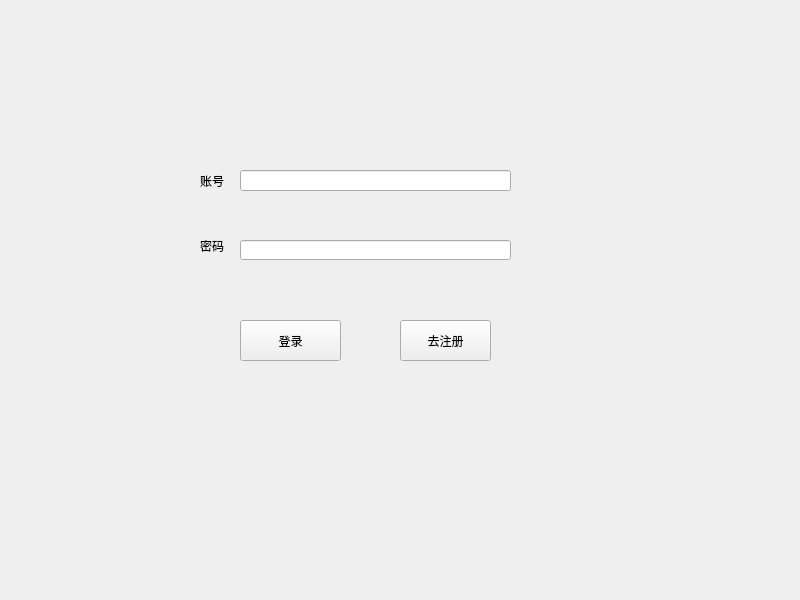
<?xml version="1.0" encoding="UTF-8"?>
<ui version="4.0">
 <class>Widget</class>
 <widget class="QWidget" name="Widget">
  <property name="geometry">
   <rect>
    <x>0</x>
    <y>0</y>
    <width>800</width>
    <height>600</height>
   </rect>
  </property>
  <property name="windowTitle">
   <string>Widget</string>
  </property>
  <widget class="QPushButton" name="pushButton">
   <property name="geometry">
    <rect>
     <x>240</x>
     <y>320</y>
     <width>101</width>
     <height>41</height>
    </rect>
   </property>
   <property name="text">
    <string>登录</string>
   </property>
  </widget>
  <widget class="QLineEdit" name="zhanghao">
   <property name="geometry">
    <rect>
     <x>240</x>
     <y>170</y>
     <width>271</width>
     <height>21</height>
    </rect>
   </property>
   <property name="text">
    <string/>
   </property>
  </widget>
  <widget class="QLabel" name="l_zhanghao">
   <property name="geometry">
    <rect>
     <x>200</x>
     <y>140</y>
     <width>31</width>
     <height>81</height>
    </rect>
   </property>
   <property name="text">
    <string>账号</string>
   </property>
  </widget>
  <widget class="QLabel" name="l_mima">
   <property name="geometry">
    <rect>
     <x>200</x>
     <y>240</y>
     <width>54</width>
     <height>12</height>
    </rect>
   </property>
   <property name="text">
    <string>密码</string>
   </property>
  </widget>
  <widget class="QLineEdit" name="lineEdit">
   <property name="geometry">
    <rect>
     <x>240</x>
     <y>240</y>
     <width>271</width>
     <height>20</height>
    </rect>
   </property>
  </widget>
  <widget class="QPushButton" name="pushButton_2">
   <property name="geometry">
    <rect>
     <x>400</x>
     <y>320</y>
     <width>91</width>
     <height>41</height>
    </rect>
   </property>
   <property name="text">
    <string>去注册</string>
   </property>
  </widget>
 </widget>
 <resources/>
 <connections/>
</ui>
